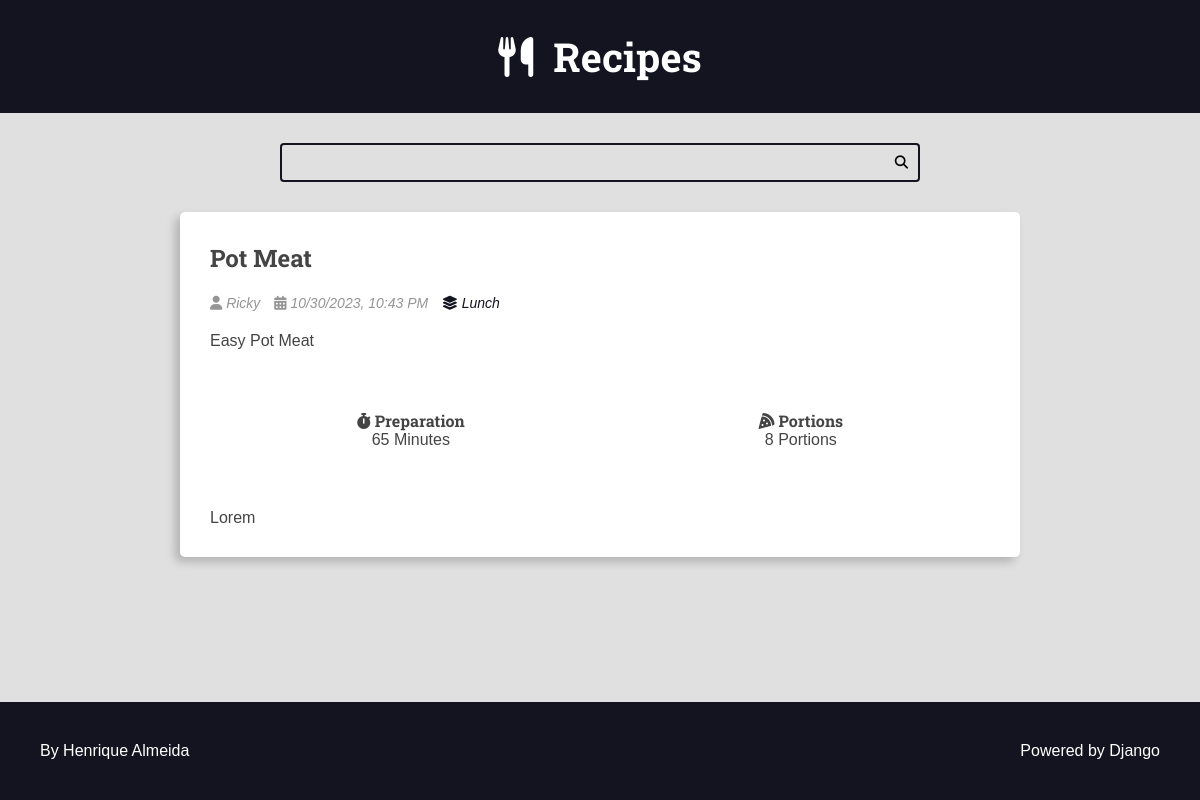
/recipes/8/, run on the app's committed database.
### recipes/models.py (models this page shows, shortened)
class Recipe(models.Model):
    title = models.CharField(max_length=65)
    description = models.CharField(max_length=165)
    slug = models.SlugField(unique=True)
    preparation_time = models.IntegerField()
    preparation_time_unit = models.CharField(max_length=65)
    servings = models.IntegerField()
    servings_unit = models.CharField(max_length=65)
    preparation_steps = models.TextField()
    preparation_steps_is_html = models.BooleanField(default=False)
    created_at = models.DateTimeField(auto_now_add=True)
    updated_at = models.DateTimeField(auto_now=True)
    is_published = models.BooleanField(default=False)
    cover = models.ImageField(
        upload_to='recipes/covers/%Y/%m/%d/', blank=True, default=''
    )
    category = models.ForeignKey(
        Category, on_delete=models.SET_NULL, null=True, blank=True,
        default=None,
    )
    author = models.ForeignKey(
        User, on_delete=models.SET_NULL, null=True, blank=True, default=None,
    )

class Category(models.Model):
    name = models.CharField(max_length=65)

### recipes/views.py (the view)
# urls.py: path('recipes/<int:id>/', views.recipe, name='recipe'),
def recipe(request, id):
    recipe = get_object_or_404(Recipe, pk=id, is_published=True,)
    context = {
        'recipe': recipe,
        'is_detail_page': True,
    }
    return render(request, 'recipes/pages/recipe-view.html', context=context)

### recipes/templates/recipes/pages/recipe-view.html (shortened to what this page needs)
{% extends 'global/base.html' %}
{% block content %}
    <div class="main-content main-content-detail container">
      {% include 'recipes/partials/recipe.html' %}
    </div>
{% endblock content %}

### recipes/templates/recipes/partials/recipe.html (shortened to what this page needs)
<div class="recipe recipe-list-item">
  <div class="recipe-title-container">
    <h2 class="recipe-title">
      <a href="{% url 'recipes:recipe' recipe.id %}">
        {{ recipe.title }}
      </a>
    </h2>
  </div>
  <div class="recipe-author">
    {% if recipe.author.first_name is not None%}
    <span class="recipe-author-item">
      <i class="fas fa-user"></i>
      {% if recipe.author.first_name %}
      {{ recipe.author.first_name }} {{ recipe.author.last_name }}
      {% else %}
      {{ recipe.author.username}}
      {% endif %}
    </span>
    {% endif %}
    <span class="recipe-author-item">
      <i class="fas fa-calendar-alt"></i>
      {{ recipe.created_at|date:"m/d/Y" }}, {{ recipe.created_at|date:'h:i A' }}
    </span>
    {% if recipe.category is not None %}
    <span class="recipe-author-item">
      <a href="{% url 'recipes:category' recipe.category.id%}">
        <i class="fas fa-layer-group"></i>
        <span>{{ recipe.category.name }}</span>
      </a>
    </span>
    {% endif %}
  </div>
  <div class="recipe-content">
    <p>{{ recipe.description }}</p>
  </div>
  <div class="recipe-meta-container">
    <div class="recipe-meta recipe-preparation">
      <h3 class="recipe-meta-title"><i class="fas fa-stopwatch"></i> Preparation</h3>
      <div class="recipe-meta-text">
        {{ recipe.preparation_time }} {{ recipe.preparation_time_unit }}
      </div>
    </div>
    <div class="recipe-meta recipe-servings">
      <h3 class="recipe-meta-title"><i class="fas fa-pizza-slice"></i> Portions</h3>
      <div class="recipe-meta-text">
        {{ recipe.servings }} {{ recipe.servings_unit }}
      </div>
    </div>
  </div>
  {% if is_detail_page %}
  <div class="preparation-steps">
    {{ recipe.preparation_steps|safe }}
  </div>
  {% endif %}
</div>

### recipes/static/recipes/css/styles.css (style rules this page uses)
:root { --color-primary: #269fe6; --color-primary-hover: #2086c2; --color-primary-dark: #13141f; --color-primary-dark-hover: #212336; --color-primary-light: #d4ecfa; --color-primary-light-hover: #bdd8e7; --color-white: #fff; --color-black: #000; --color-dark-text: #444; --color-info-light: #cce5ff; --color-debug-light: #cce5ff; --color-success-light: #d4edda; --color-alert-light: #fff3cd; --color-warning-light: #fff3cd; --color-error-light: #f8d7da; --color-info-dark: #4d86c4; --color-debug-dark: #4d86c4; --color-success-dark: #4a9c5d; --color-alert-dark: #927f40; --color-warning-dark: #927f40; --color-error-dark: #da525d; --color-gray-0: #f9f9f9; --color-gray-1: #e0e0e0; --color-gray-2: #c7c7c7; --color-gray-3: #aeaeae; --color-gray-4: #959595; --color-gray-5: #7d7d7d; --color-gray-6: #646464; --color-gray-7: #4b4b4b; --color-gray-8: #323232; --color-gray-9: #191919; --font-primary: sans-serif; --font-headings: 'Roboto Slab', serif; --spacing-gutter-medium: 3rem; --spacing-gutter-large: 4rem; }
* { padding: 0; margin: 0; box-sizing: border-box; }
html { font-size: 62.5%; height: 100%; min-height: 100%; }
body { font-size: 1.6rem; font-family: var(--font-primary); background: var(--color-gray-1); color: var(--color-dark-text); display: flex; flex-direction: column; min-height: 100% }
h1, h2, h3, h4, h5, h6 { font-family: var(--font-headings); }
.container { max-width: 144rem; margin: 0 auto; padding: var(--spacing-gutter-medium); }
.main-content { padding-top: 0; }
.recipe { background: var(--color-white); box-shadow: -5px 5px 10px rgba(0, 0, 0, .2); transform: scale(1); transition: all 300ms ease-in-out; border-radius: .5rem; overflow: hidden; }
.recipe-list-item { max-width: 64rem; height: fit-content; }
.recipe-title-container { padding: var(--spacing-gutter-medium); padding-bottom: 2rem; }
.recipe-title-container a { text-decoration: none; color: var(--color-dark-text); }
.recipe-author { padding: 0 var(--spacing-gutter-medium); }
.recipe-content { padding: var(--spacing-gutter-medium); padding-top: 2rem; }
.recipe-author-item { color: var(--color-gray-4); margin-right: 1rem; font-style: italic; font-size: 1.4rem; }
.recipe-author a { color: var(--color-primary-dark); transition: all 300ms ease-in-out; text-decoration: none; }
.recipe-meta-container { display: flex; flex-flow: row wrap; padding: var(--spacing-gutter-medium); }
.recipe-meta { display: flex; flex-flow: column nowrap; flex-shrink: 1; flex-grow: 1; text-align: center; }
.recipe-meta-title { font-size: 1.6rem; }
.main-content-detail .recipe-list-item { max-width: 84rem; margin: 0 auto; }
.preparation-steps { padding: var(--spacing-gutter-medium); }

### data on the page
Recipe: title "Pot Meat", author.first_name "Ricky", created_at "10/30/2023", created_at "10:43 PM", category.name "Lunch", description "Easy Pot Meat", preparation_time "65", preparation_time_unit "Minutes", servings "8", servings_unit "Portions", preparation_steps "Lorem"
